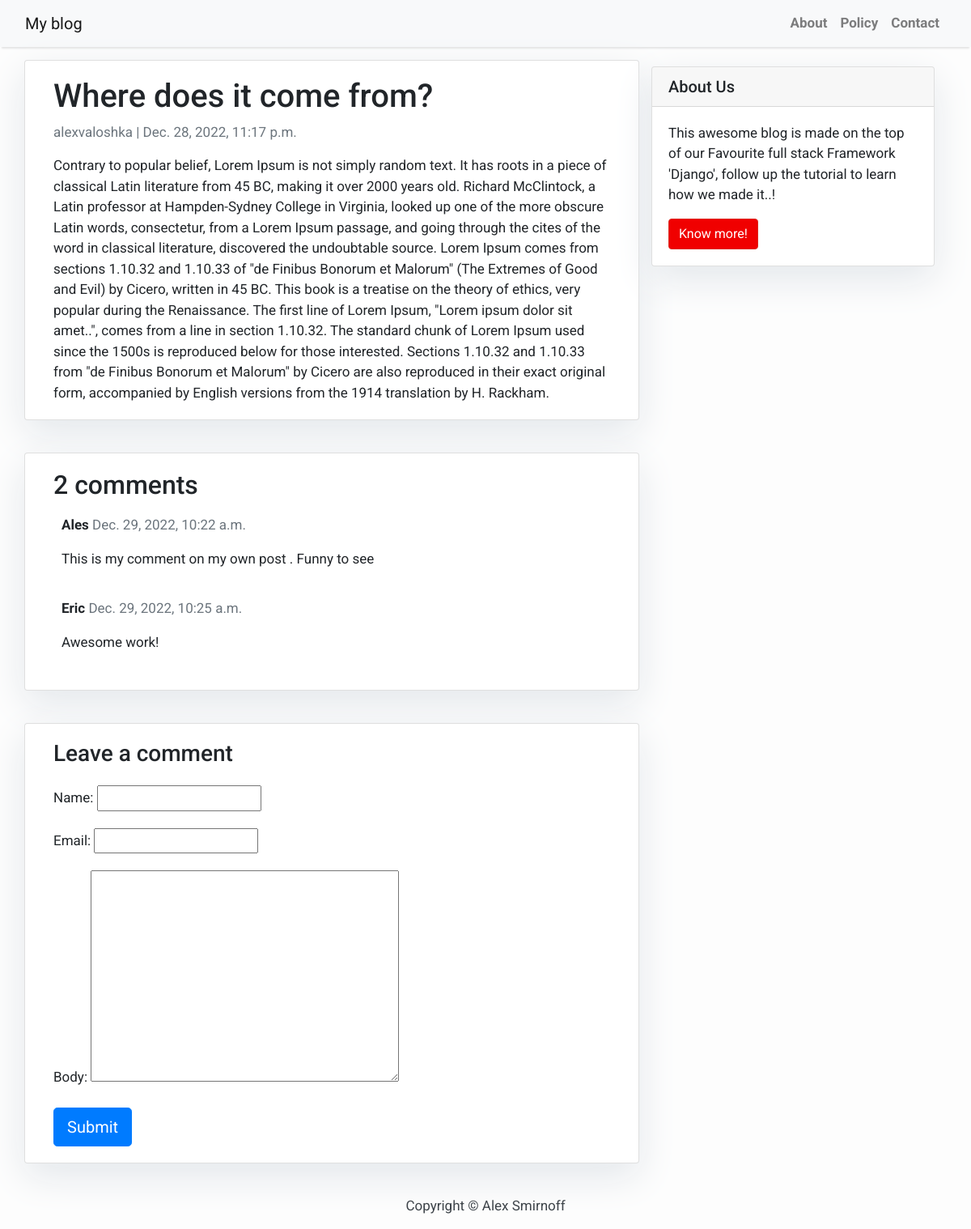
Screenshot of /third-post/ with the database file from the repository.
### application/models.py (models this page shows, shortened)
class Post(models.Model):
    title = models.CharField(max_length=200, unique=True)
    slug = models.SlugField(max_length=200, unique=True)
    author = models.ForeignKey(User, on_delete= models.CASCADE,related_name='blog_posts')
    updated_on = models.DateTimeField(auto_now= True)
    content = models.TextField()
    created_on = models.DateTimeField(auto_now_add=True)
    status = models.IntegerField(choices=STATUS, default=0)
    class Meta:
        ordering = ['-created_on']

class Comment(models.Model):
    post = models.ForeignKey(Post,on_delete=models.CASCADE,related_name='comments')
    name = models.CharField(max_length=80)
    email = models.EmailField()
    body = models.TextField()
    created_on = models.DateTimeField(auto_now_add=True)
    active = models.BooleanField(default=False)
    class Meta:
        ordering = ['created_on']

### application/views.py (the view)
# urls.py: path('<slug:slug>/', views.post_detail, name='post_detail'),
def post_detail(request, slug):
    template_name = 'post_detail.html'
    post = get_object_or_404(Post, slug=slug)
    comments = post.comments.filter(active=True)
    new_comment = None
    if request.method == 'POST':
        comment_form = CommentForm(data=request.POST)
        if comment_form.is_valid():
            new_comment = comment_form.save(commit=False)
            new_comment.post = post
            new_comment.save()
    else:
        comment_form = CommentForm()
    return render(request, template_name, {'post': post,
                                           'comments': comments,
                                           'new_comment': new_comment,
                                           'comment_form': comment_form})

### application/forms.py
class CommentForm(forms.ModelForm):
    class Meta:
        model = Comment
        fields = ('name', 'email', 'body')

### application/templates/post_detail.html (shortened to what this page needs)
 {% extends 'base.html' %} {% block content %}
<div class="container">
  <div class="row">
    <div class="col-md-8 card mb-4  mt-3 left  top">
      <div class="card-body">
        <h1>{% block title %} {{ post.title }} {% endblock title %}</h1>
        <p class=" text-muted">{{ post.author }} | {{ post.created_on }}</p>
        <p class="card-text ">{{ post.content | safe }}</p>
      </div>
    </div>
    {% block sidebar %} {% include 'sidebar.html' %} {% endblock sidebar %}
    <div class="col-md-8 card mb-4  mt-3 ">
      <div class="card-body">
        <h2>{{ comments.count }} comments</h2>
        {% for comment in comments %}
        <div class="comments" style="padding: 10px;">
          <p class="font-weight-bold">
            {{ comment.name }}
            <span class=" text-muted font-weight-normal">
              {{ comment.created_on }}
            </span>
          </p>
          {{ comment.body | linebreaks }}
        </div>
        {% endfor %}
      </div>
    </div>
    <div class="col-md-8 card mb-4  mt-3 ">
      <div class="card-body">
        {% if new_comment %}
        <div class="alert alert-success" role="alert">
          Your comment is awaiting moderation
        </div>
        {% else %}
        <h3>Leave a comment</h3>
        <form method="post" style="margin-top: 1.3em;">
          {{ comment_form.as_p }}
          <button type="submit" class="btn btn-primary  btn-lg">Submit</button>
        </form>
        {% endif %}
      </div>
    </div>
  </div>
</div>
{% endblock content %}

### static/css/base.css (style rules this page uses)
body { font-family: "Roboto", sans-serif; font-size: 17px; background-color: #fdfdfd; }

### application/templates/sidebar.html (style rules this page uses)
.card { box-shadow: 0 16px 48px #E3E7EB; }

### rows the page displays
Post: title "Where does it come from?", author "alexvaloshka", created_on "Dec. 28, 2022, 11:17 p.m.", content "Contrary to popular belief, Lorem Ipsum is not simply random text. It has roots in a piece of classical Latin literature from 45 BC, making it over 2000 years old. Richard McClintock, a Latin professor at Hampden-Sydney College in Virginia, looked up one of the more obscure Latin words, consectetur, from a Lorem Ipsum passage, and going through the cites of the word in classical literature, discovered the undoubtable source. Lorem Ipsum comes from sections 1.10.32 and 1.10.33 of \"de Finibus Bonorum et Malorum\" (The Extremes of Good and Evil) by Cicero, written in 45 BC. This book is a treatise on the theory of ethics, very popular during the Renaissance. The first line of Lorem Ipsum,…"
Comment: name "Ales", created_on "Dec. 29, 2022, 10:22 a.m.", body "This is my comment on my own post . Funny to see"
Comment: name "Eric", created_on "Dec. 29, 2022, 10:25 a.m.", body "Awesome work!"

### other values shown
{{ comments.count }} "2"
